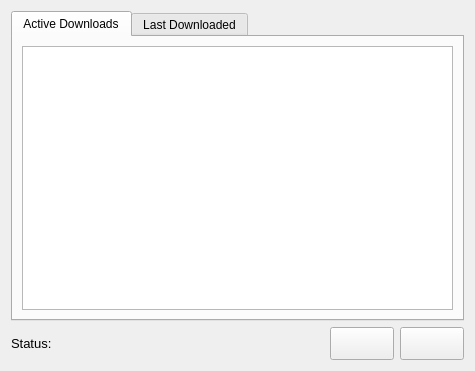
<?xml version="1.0" encoding="UTF-8"?>
<ui version="4.0">
 <class>Systray</class>
 <widget class="QWidget" name="Systray">
  <property name="geometry">
   <rect>
    <x>0</x>
    <y>0</y>
    <width>475</width>
    <height>371</height>
   </rect>
  </property>
  <property name="windowTitle">
   <string>Bitport sync</string>
  </property>
  <layout class="QVBoxLayout" name="verticalLayout_3">
   <item>
    <widget class="QTabWidget" name="tabWidget">
     <property name="focusPolicy">
      <enum>Qt::NoFocus</enum>
     </property>
     <property name="currentIndex">
      <number>0</number>
     </property>
     <widget class="QWidget" name="tab">
      <attribute name="title">
       <string>Active Downloads</string>
      </attribute>
      <layout class="QVBoxLayout" name="verticalLayout">
       <item>
        <widget class="QListWidget" name="downloading">
         <property name="editTriggers">
          <set>QAbstractItemView::NoEditTriggers</set>
         </property>
         <property name="alternatingRowColors">
          <bool>true</bool>
         </property>
         <property name="selectionMode">
          <enum>QAbstractItemView::NoSelection</enum>
         </property>
        </widget>
       </item>
      </layout>
     </widget>
     <widget class="QWidget" name="tab_2">
      <attribute name="title">
       <string>Last Downloaded</string>
      </attribute>
      <layout class="QVBoxLayout" name="verticalLayout_2">
       <item>
        <widget class="QListWidget" name="recentlyChanged">
         <property name="editTriggers">
          <set>QAbstractItemView::NoEditTriggers</set>
         </property>
         <property name="alternatingRowColors">
          <bool>true</bool>
         </property>
         <property name="selectionMode">
          <enum>QAbstractItemView::NoSelection</enum>
         </property>
        </widget>
       </item>
      </layout>
     </widget>
    </widget>
   </item>
   <item>
    <layout class="QHBoxLayout" name="horizontalLayout">
     <item>
      <widget class="QLabel" name="status">
       <property name="font">
        <font>
         <pointsize>10</pointsize>
        </font>
       </property>
       <property name="text">
        <string>Status:</string>
       </property>
      </widget>
     </item>
     <item>
      <spacer name="horizontalSpacer">
       <property name="orientation">
        <enum>Qt::Horizontal</enum>
       </property>
       <property name="sizeHint" stdset="0">
        <size>
         <width>40</width>
         <height>20</height>
        </size>
       </property>
      </spacer>
     </item>
     <item>
      <widget class="QPushButton" name="openFolder">
       <property name="font">
        <font>
         <pointsize>16</pointsize>
        </font>
       </property>
       <property name="focusPolicy">
        <enum>Qt::NoFocus</enum>
       </property>
       <property name="text">
        <string/>
       </property>
      </widget>
     </item>
     <item>
      <widget class="QPushButton" name="openSettings">
       <property name="font">
        <font>
         <pointsize>16</pointsize>
        </font>
       </property>
       <property name="focusPolicy">
        <enum>Qt::NoFocus</enum>
       </property>
       <property name="text">
        <string/>
       </property>
      </widget>
     </item>
    </layout>
   </item>
  </layout>
 </widget>
 <resources/>
 <connections/>
</ui>
